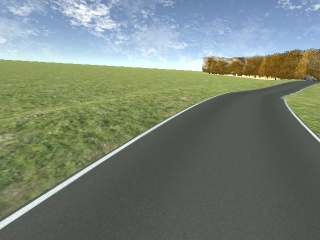
#> input picture test/1548690292465_30.7042553261_40_231.26284082777448_.jpg, 320 x 240 px
$ python -i object_detection.py   (imports and definitions only)   (older library calls are emulated)
#> lines starting #> are read from the running program, lines starting #| are printed output that depends on the picture; after the words box and inside, x2 and y2 are one past the last pixel; in counts of white or black regions, pixels touching at a corner belong together
#> further down, picture is the input picture: shape (240, 320, 3); mean B, G, R 118.1, 130.3, 119.5
import cv2
import numpy as np
from yolo import predict

def detect_object(image_np):
    img = image_np[:, :]
    hsv = cv2.cvtColor(img, cv2.COLOR_BGR2HSV)
#> hsv: shape (240, 320, 3); mean H, S, V 58.5, 56.9, 138.6
    threshold = cv2.inRange(hsv,(48,0,0),(255,255,73))
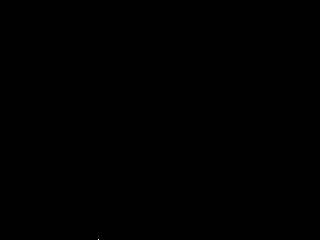
#> threshold: shape (240, 320); 0% white in thin lines or dots, all inside (x1, y1, x2, y2) = (98, 239, 99, 240)
    combined = threshold
    # combined = cv2.GaussianBlur(combined, (5, 5), 0)
    combined = cv2.blur(combined, (3, 3))
#> combined: shape (240, 320); values 0 (black) and 28 (white), 0.01% white; 1 white region (1 under 20 px)
    # rev = cv2.bitwise_not(combined)
    # cv2.imshow("Thresholding", rev)


    # image_np = cv2.cvtColor(image_np, cv2.COLOR_BGR2RGB)
    sign_x = sign_y = sign_w = sign_h = sign_size = 0
    kernel = np.ones((5, 5), np.uint8)
    erosion = cv2.erode(threshold, kernel, iterations=1)
#> erosion: shape (240, 320); every value is 0
    cntr_frame, contours, hierarchy = cv2.findContours(erosion, cv2.RETR_EXTERNAL, cv2.CHAIN_APPROX_SIMPLE)
#> contours = []
    cv2.imshow('image', erosion)
    cv2.waitKey(1)
    for cnt in contours:
        [x, y, w, h] = cv2.boundingRect(cnt)

        if (w > 10 and h > 10 and 0.8 < h / w < 1.0 / 0.8):

            pred = predict(img)

            if pred != 3:
                # print(pred)
                sign_x = x
                sign_y = y
                sign_w = w
                sign_h = h
                cv2.rectangle(img, (x, y), (x + w, y + h), (0, 0, 255), 1)
                if pred == 0:
                    cv2.putText(img, 'Pile of barrel', (x, y), cv2.FONT_HERSHEY_SIMPLEX, 0.5, (0, 0, 255), 1, cv2.LINE_AA)
                    sign_size = w
                elif pred== 1:
                    cv2.putText(img, 'Boulder', (x, y), cv2.FONT_HERSHEY_SIMPLEX, 0.5, (0, 0, 255), 1, cv2.LINE_AA)
                    sign_size = -w
                elif pred== 2:
                    cv2.putText(img, 'Barrel', (x, y), cv2.FONT_HERSHEY_SIMPLEX, 0.5, (0, 0, 255), 1, cv2.LINE_AA)
                    sign_size = -w
                break
#> this loop made 0 passes

    return img

>>> import cv2
>>> picture = cv2.imread('../test/1548690292465_30.7042553261_40_231.26284082777448_.jpg')
>>> result = detect_object(picture)

$ run again, on test/1548690303176_-15.6051400042_30_126.48379329130114_.jpg
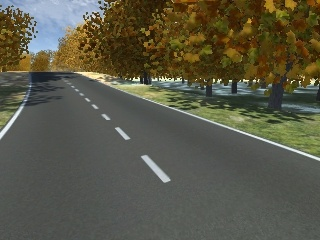
#> input picture test/1548690303176_-15.6051400042_30_126.48379329130114_.jpg, 320 x 240 px
#> picture is the input picture: shape (240, 320, 3); mean B, G, R 70.9, 87.9, 89.7
#> hsv: shape (240, 320, 3); mean H, S, V 46.5, 75.3, 94.6
#> in detect_object, `threshold = cv2.inRange(hsv,(48,0,0),(255,255,73))`:
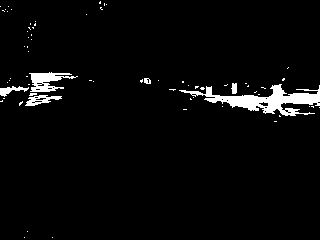
#> threshold: shape (240, 320); 3.5% white; 67 white regions (61 under 20 px), largest, box (x1, y1, x2, y2) and area: (179, 84, 320, 116) 1623, (29, 72, 78, 92) 488, (25, 95, 62, 106) 197, (0, 86, 29, 97) 137, (231, 83, 237, 94) 54, (144, 78, 151, 84) 32
#> in detect_object, `erosion = cv2.erode(threshold, kernel, iterations=1)`:
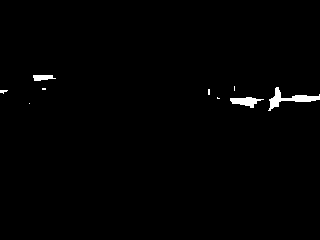
#> erosion: shape (240, 320); 0.94% white; 9 white regions (5 under 20 px)
#> contours = 9 contours, 6 with area under 20; largest, box (x1, y1, x2, y2) and area: (268, 87, 320, 111) 292, (230, 97, 264, 108) 166, (33, 75, 56, 81) 77
#> the loop in detect_object, `for cnt in contours:` made 9 passes
#> (x, y, w, h) on passes 1, 2, 4, 7, 9: (29, 103, 1, 1), (230, 97, 34, 11), (0, 90, 8, 4), (268, 87, 52, 24), (33, 75, 23, 6)
